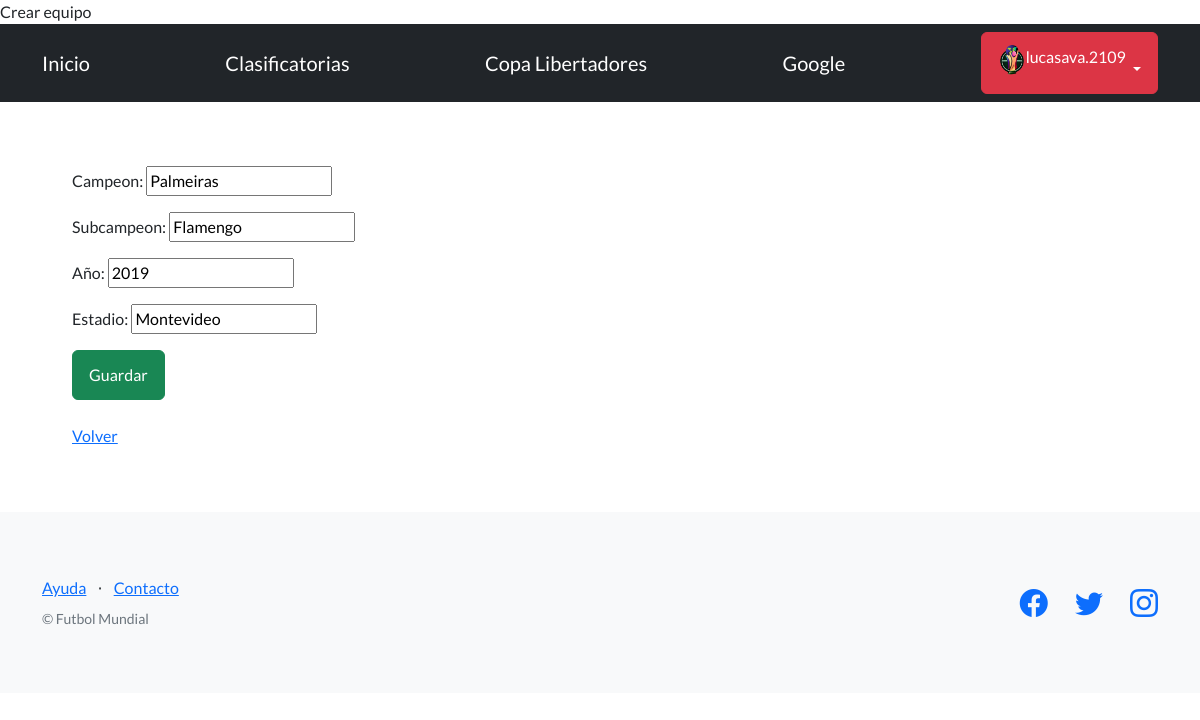
Screenshot of /futbol/editar-equipo/13/ (signed in) with the database file from the repository.
### perfiles/models.py (models this page shows, shortened)
class Avatar(models.Model):
   user = models.OneToOneField(User, on_delete=models.CASCADE, null=True)
   imagen = models.ImageField(upload_to='avatares', null=True, blank=True)

### control/models.py (models this page shows, shortened)
class Copa_Libertadores(models.Model):
    campeon=models.CharField(max_length=150)
    subcampeon=models.CharField(max_length=150)
    año=models.IntegerField()
    estadio=models.CharField(max_length=250)
    creador = models.ForeignKey(User, on_delete=models.SET_NULL, null=True)

### control/views.py (the view)
# urls.py: path("editar-equipo/<int:id>/", editar_equipo, name="editar_equipo"),
@login_required
def editar_equipo(request, id):
    cupos = Copa_Libertadores.objects.get(id=id)
    if request.method == "POST":
        formulario = CrearEquipo(request.POST)
        if formulario.is_valid():
            data = formulario.cleaned_data
            cupos.campeon = data['campeon']
            cupos.subcampeon = data['subcampeon']
            cupos.año = data['año']
            cupos.estadio = data['estadio']
            cupos.save()
            url_exitosa = reverse('copa')
            return redirect(url_exitosa)
    else:
        inicial = {
            'campeon': cupos.campeon,
            'subcampeon': cupos.subcampeon,
            'año': cupos.año,
            'estadio': cupos.estadio,
        }
        formulario = CrearEquipo(initial=inicial)
    return render(
        request=request,
        template_name='control/formulario_equipos.html',
        context={'formulario': formulario},
    )

### control/forms.py
class CrearEquipo(forms.Form):
    campeon = forms.CharField(required=True, max_length=100)
    subcampeon = forms.CharField(required=True, max_length=100)
    año = forms.IntegerField(required=True, max_value=20000)
    estadio = forms.CharField(required=True, max_length=250)

### control/templates/control/formulario_equipos.html (shortened to what this page needs)
{% extends "base.html" %}
{% block contenido %}
<div class="container">
<form method="post">
  {{ formulario.as_p }}
  <input class="btn btn-success" type="submit" value="Guardar"/>
</form>
<br>
<a href="{% url 'copa' %}">Volver</a>
</div>
{% endblock contenido %}

### templates_base/base.html (shortened to what this page needs)
{% load static %}
<!DOCTYPE html>
<html lang="en">
    <head>
        <link href="https://cdn.jsdelivr.net/npm/bootstrap-icons@1.5.0/font/bootstrap-icons.css" rel="stylesheet" type="text/css" />
        <link href="{% static 'css/styles.css' %}" rel="stylesheet" />
    </head>
    <body>
        <nav class="navbar navbar-dark bg-dark static-top">
            <div class="container">
                    <a class="navbar-brand" href="{% url 'inicio' %}">Inicio</a>
                    <a class="navbar-brand" href="{% url 'selecciones' %}">Clasificatorias</a>
                    <a class="navbar-brand" href="{% url 'copa' %}">Copa Libertadores</a>
                    <a class="navbar-brand" href="https://www.google.com">Google</a>
                    {% if user.is_authenticated %}
                    <div class="dropdown">
                        <button class="btn btn-danger dropdown-toggle" type="button" id="dropdownMenuButton1" data-bs-toggle="dropdown" aria-expanded="false">
                            <div style="display: inline-flex;">
                                <img src="{{user.avatar.imagen.url}}" style="max-width:30px; max-height:30px; border-radius: 50%;">
                                <span>{{ user.username }}</span>
                            </div>
                        </button>
                    </div>
                    {% else %}
                    <a class="btn btn-danger" href="{% url 'login' %}">Inicio Sesión</a>
                    <a class="btn btn-danger" href="{% url 'registro' %}">Registro</a>
                    {% endif %}
                </div>
            </nav>
        <section style="padding:4rem 3rem;">
                <div class="container">
                    {% block contenido %}
                    {% endblock contenido %}
                </div>
        </section>
        <footer class="footer bg-light">
                <div class="container">
                   <div class="row">
                       <div class="col-lg-6 h-100 text-center text-lg-start my-auto">
                           <ul class="list-inline mb-2">
                               <li class="list-inline-item"><a href="#!">Ayuda</a></li>
                               <li class="list-inline-item">⋅</li>
                               <li class="list-inline-item"><a href="#!">Contacto</a></li>
                           </ul>
                           <p class="text-muted small mb-4 mb-lg-0">&copy; Futbol Mundial</p>
                       </div>
                       <div class="col-lg-6 h-100 text-center text-lg-end my-auto">
                           <ul class="list-inline mb-0">
                               <li class="list-inline-item me-4">
                                   <a href="#!"><i class="bi-facebook fs-3"></i></a>
                               </li>
                               <li class="list-inline-item me-4">
                                   <a href="https://twitter.com/coderhouse"><i class="bi-twitter fs-3"></i></a>
                               </li>
                               <li class="list-inline-item">
                                   <a href="https://www.instagram.com/futbolmundial.2109"><i class="bi-instagram fs-3"></i></a>
                               </li>
                           </ul>
                       </div>
                   </div>
               </div>
        </footer>
    </body>
</html>

### rows the page displays
Copa_Libertadores: campeon "Palmeiras", subcampeon "Flamengo", año "2019", estadio "Montevideo"

### other values shown
{{ user.username }} "lucasava.2109"
